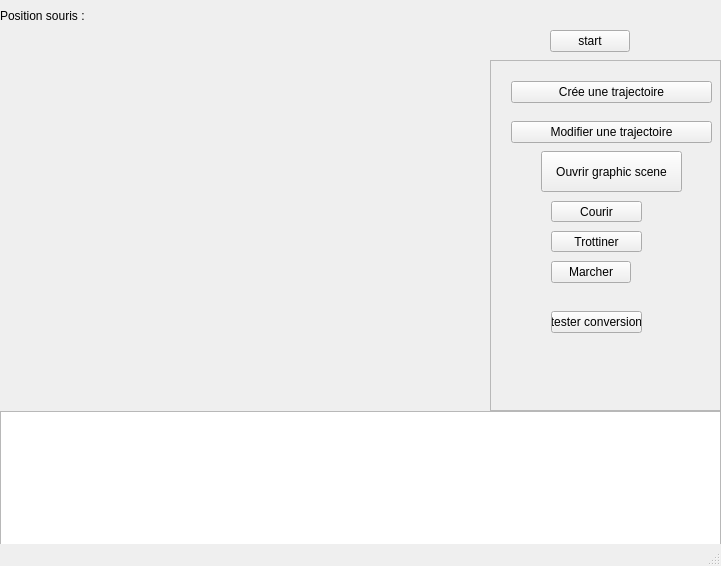
<?xml version="1.0" encoding="UTF-8"?>
<ui version="4.0">
 <class>MainWindow</class>
 <widget class="QMainWindow" name="MainWindow">
  <property name="geometry">
   <rect>
    <x>0</x>
    <y>0</y>
    <width>721</width>
    <height>566</height>
   </rect>
  </property>
  <property name="sizePolicy">
   <sizepolicy hsizetype="Preferred" vsizetype="Preferred">
    <horstretch>0</horstretch>
    <verstretch>0</verstretch>
   </sizepolicy>
  </property>
  <property name="sizeIncrement">
   <size>
    <width>0</width>
    <height>0</height>
   </size>
  </property>
  <property name="baseSize">
   <size>
    <width>50</width>
    <height>50</height>
   </size>
  </property>
  <property name="font">
   <font>
    <family>MS Shell Dlg 2</family>
   </font>
  </property>
  <property name="mouseTracking">
   <bool>false</bool>
  </property>
  <property name="windowTitle">
   <string>Cahier de jeu | Rugby</string>
  </property>
  <property name="windowIcon">
   <iconset resource="ressource.qrc">
    <normaloff>:/img/ballon.png</normaloff>:/img/ballon.png</iconset>
  </property>
  <widget class="QWidget" name="centralwidget">
   <property name="acceptDrops">
    <bool>false</bool>
   </property>
   <widget class="QLabel" name="label">
    <property name="geometry">
     <rect>
      <x>300</x>
      <y>50</y>
      <width>71</width>
      <height>71</height>
     </rect>
    </property>
    <property name="sizeIncrement">
     <size>
      <width>50</width>
      <height>50</height>
     </size>
    </property>
    <property name="mouseTracking">
     <bool>false</bool>
    </property>
    <property name="midLineWidth">
     <number>1</number>
    </property>
    <property name="text">
     <string/>
    </property>
    <property name="pixmap">
     <pixmap resource="ressource.qrc">:/img/1.png</pixmap>
    </property>
    <property name="scaledContents">
     <bool>true</bool>
    </property>
    <property name="alignment">
     <set>Qt::AlignLeading|Qt::AlignLeft|Qt::AlignVCenter</set>
    </property>
    <property name="wordWrap">
     <bool>false</bool>
    </property>
   </widget>
   <widget class="QLabel" name="pos_souris">
    <property name="geometry">
     <rect>
      <x>0</x>
      <y>-10</y>
      <width>261</width>
      <height>51</height>
     </rect>
    </property>
    <property name="text">
     <string>Position souris : </string>
    </property>
   </widget>
   <widget class="QPushButton" name="start">
    <property name="geometry">
     <rect>
      <x>550</x>
      <y>30</y>
      <width>80</width>
      <height>22</height>
     </rect>
    </property>
    <property name="text">
     <string>start</string>
    </property>
   </widget>
   <widget class="QScrollArea" name="scrollArea">
    <property name="geometry">
     <rect>
      <x>490</x>
      <y>60</y>
      <width>231</width>
      <height>351</height>
     </rect>
    </property>
    <property name="sizePolicy">
     <sizepolicy hsizetype="Maximum" vsizetype="Maximum">
      <horstretch>0</horstretch>
      <verstretch>0</verstretch>
     </sizepolicy>
    </property>
    <property name="sizeIncrement">
     <size>
      <width>0</width>
      <height>0</height>
     </size>
    </property>
    <property name="widgetResizable">
     <bool>true</bool>
    </property>
    <widget class="QWidget" name="scrollAreaWidgetContents">
     <property name="geometry">
      <rect>
       <x>0</x>
       <y>0</y>
       <width>229</width>
       <height>349</height>
      </rect>
     </property>
     <widget class="QPushButton" name="create_Trajectory">
      <property name="geometry">
       <rect>
        <x>20</x>
        <y>20</y>
        <width>201</width>
        <height>22</height>
       </rect>
      </property>
      <property name="text">
       <string>Crée une trajectoire</string>
      </property>
     </widget>
     <widget class="QPushButton" name="modify_trajectory">
      <property name="geometry">
       <rect>
        <x>20</x>
        <y>60</y>
        <width>201</width>
        <height>22</height>
       </rect>
      </property>
      <property name="text">
       <string>Modifier une trajectoire</string>
      </property>
     </widget>
     <widget class="QPushButton" name="pushButton">
      <property name="geometry">
       <rect>
        <x>50</x>
        <y>90</y>
        <width>141</width>
        <height>41</height>
       </rect>
      </property>
      <property name="text">
       <string>Ouvrir graphic scene</string>
      </property>
     </widget>
     <widget class="QPushButton" name="Vitesserouge">
      <property name="geometry">
       <rect>
        <x>60</x>
        <y>140</y>
        <width>91</width>
        <height>21</height>
       </rect>
      </property>
      <property name="text">
       <string>Courir</string>
      </property>
     </widget>
     <widget class="QPushButton" name="Vitesse_orange">
      <property name="geometry">
       <rect>
        <x>60</x>
        <y>170</y>
        <width>91</width>
        <height>21</height>
       </rect>
      </property>
      <property name="text">
       <string>Trottiner</string>
      </property>
     </widget>
     <widget class="QPushButton" name="vitesse_vert">
      <property name="geometry">
       <rect>
        <x>60</x>
        <y>200</y>
        <width>80</width>
        <height>22</height>
       </rect>
      </property>
      <property name="text">
       <string>Marcher</string>
      </property>
     </widget>
     <widget class="QPushButton" name="testButton">
      <property name="geometry">
       <rect>
        <x>60</x>
        <y>250</y>
        <width>91</width>
        <height>22</height>
       </rect>
      </property>
      <property name="text">
       <string>tester conversion</string>
      </property>
     </widget>
    </widget>
   </widget>
   <widget class="QGraphicsView" name="graphicsView">
    <property name="geometry">
     <rect>
      <x>0</x>
      <y>411</y>
      <width>721</width>
      <height>141</height>
     </rect>
    </property>
   </widget>
  </widget>
  <widget class="QStatusBar" name="statusbar"/>
 </widget>
 <resources>
  <include location="ressource.qrc"/>
 </resources>
 <connections/>
</ui>
